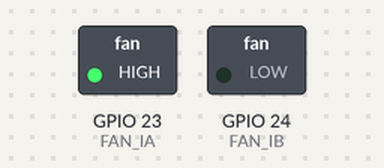
Bench run of a program on a simulated Raspberry Pi (BCM pin numbers). Parts: switched loads named in the program (green lamp = pin HIGH).

Above: at 1.0 s.
At 5.0 s:
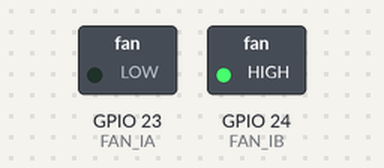
At 7.0 s:
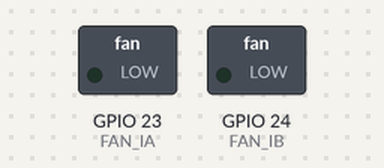
Timing chart, 0 to 10.4 s (numbered marks = the images above):
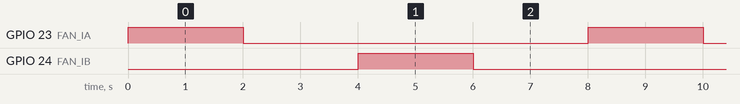

The program:

fan_motor_test.py
```python
import RPi.GPIO as GPIO
import time

FAN_IA = 23 #BCM 23, wPi. 4, Physical.16
FAN_IB = 24 #BCM 24, wPi. 5, Physical.18

GPIO.setmode(GPIO.BCM)
GPIO.setup(FAN_IA, GPIO.OUT)
GPIO.setup(FAN_IB, GPIO.OUT)

#Left rotation 2second
def Left_2_Second():
    GPIO.output(FAN_IA, True)
    GPIO.output(FAN_IB, False)
    time.sleep(2)

#right rotation 2second
def Right_2_Second():
    GPIO.output(FAN_IA, False)
    GPIO.output(FAN_IB, True)
    time.sleep(2)

#wait 2second
def Wait_2_Second():
    GPIO.output(FAN_IA, False)
    GPIO.output(FAN_IB, False)
    time.sleep(2)


if __name__ == "__main__":
    try:
        while True:
            Left_2_Second()
            Wait_2_Second()
            Right_2_Second()
            Wait_2_Second()

    #Ctrl-C end
    except:
        GPIO.cleanup()
        print("end")
```

Measured:
- by itself, GPIO 23 (FAN_IA), GPIO 24 (FAN_IB): alternates HIGH for 2.0 s and LOW for 6.0 s
- by itself, everything shown: repeats every 8.0 s, in 4 steps
